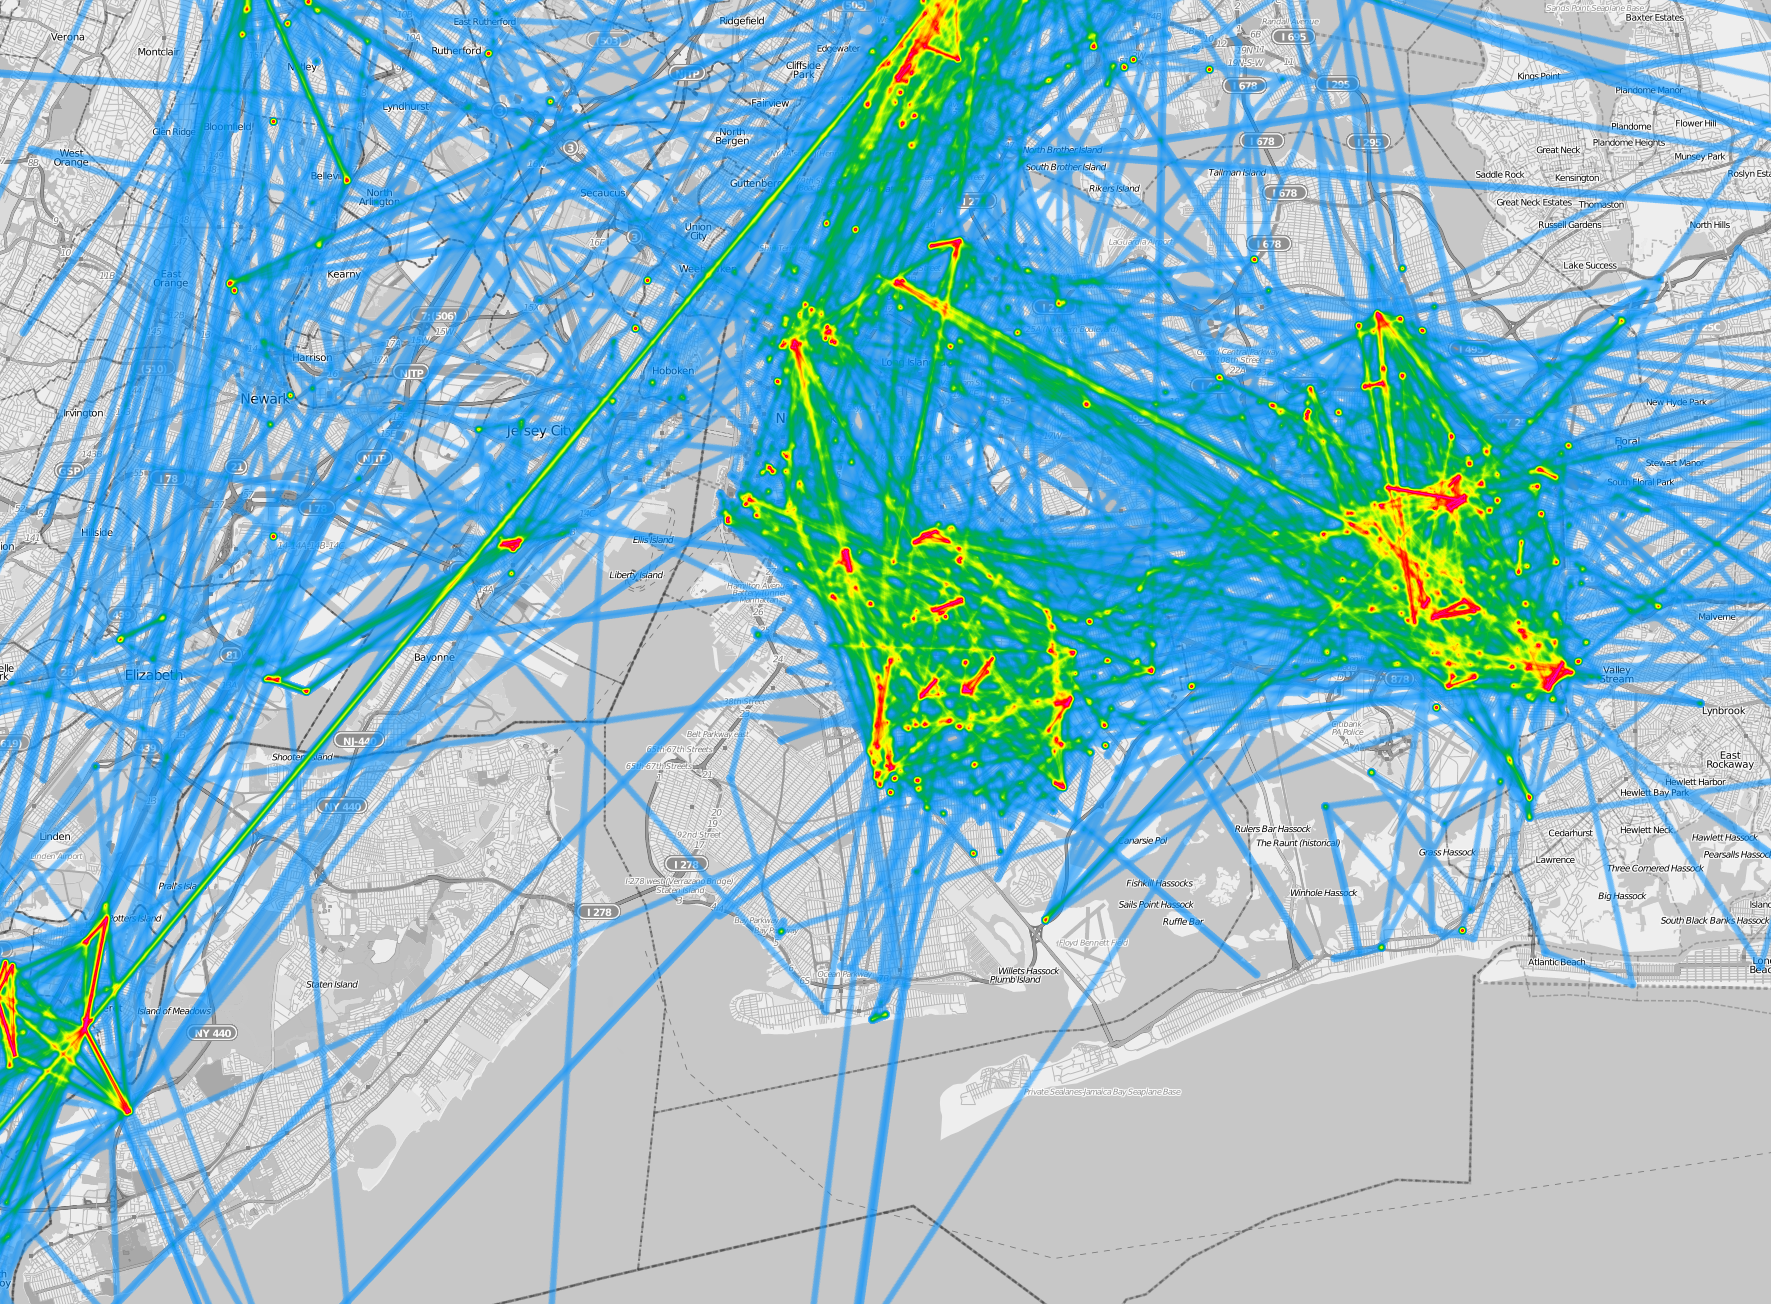

This figure's Python source:
#!/usr/bin/python
#
# heatmap.py - Generates heat map images and animations from geographic data
# Copyright 2010 Seth Golub
# http://www.sethoscope.net/heatmap/
#
# This program is free software: you can redistribute it and/or modify
# it under the terms of the GNU Affero General Public License as
# published by the Free Software Foundation, either version 3 of the
# License, or (at your option) any later version.
#
# This program is distributed in the hope that it will be useful,
# but WITHOUT ANY WARRANTY; without even the implied warranty of
# MERCHANTABILITY or FITNESS FOR A PARTICULAR PURPOSE.  See the
# GNU Affero General Public License for more details.
#
# You should have received a copy of the GNU Affero General Public License
# along with this program.  If not, see <http://www.gnu.org/licenses/>.

import sys
from math import log,tan,sqrt
from time import mktime,strptime
from xml import sax

version = '1.01'

class TrackLog:
  class Trkseg: # for GPX <trkseg> tags
    def __init__(self, points=None):
      self.points = points or []
    def __len__(self):
      return len(self.points)
    def __getitem__(self, i):
      return self.points[i]

  class Trkpt: # for GPX <trkpt> tags
    def __init__(self, lat, lon):
      self.lat = float(lat)
      self.lon = float(lon)
      self.coords = (self.lat, self.lon)
    def __str__(self):
      return '%f,%f' % (self.lat, self.lon)

  class _ParseHandler(sax.ContentHandler):
    def startDocument(self):
      self.tag_name_stack = []
      self.points = []
      self.segments = []

    def startElement(self, name, attrs):
      self.content = ''
      self.tag_name_stack.append(name)
      if name == 'trkpt':
        self.points.append(TrackLog.Trkpt(attrs['lat'], attrs['lon']))
        self.segments[-1].points.append(self.points[-1])
      elif name == 'trkseg':
        self.segments.append(TrackLog.Trkseg())

    def endElement(self, name):
      if self.content:
        if self.tag_name_stack[-1] == 'time' and self.tag_name_stack[-2] == 'trkpt':
          self.points[-1].time_str = self.content
          #self.content = self.content[:-1] + ' GMT' # Turn Z into GMT
          #self.points[-1].time = mktime(strptime(self.content, '%Y-%m-%dT%H:%M:%S %Z'))
          # adam
          self.points[-1].time = mktime(strptime(self.content, "%a, %d %b %Y %H:%M:%S +0000"))
      self.tag_name_stack.pop()
        
    def characters(self, content):
      self.content += content

  def __init__(self, filename):
    handler = TrackLog._ParseHandler()
    parser = sax.make_parser()
    parser.setContentHandler(handler)
    parser.parse(filename)
    self.points = handler.points
    self.segments = handler.segments
  def __len__(self):
    return len(self.points)
  def __getitem__(self, i):
    return self.points[i]

class Projection():
  def SetScale(self, pixels_per_degree):
    raise NotImplemented
  def Project(self, coords):
    raise NotImplemented
  def InverseProject(self, coords):   # Not all projections can support this.
    raise NotImplemented
  def AutoSetScale(self, bounding_box_ll, padding):
    if options.scale:
      # Here we assume the Earth is a sphere of radius 6378137m.
      # earth circumference @ equator is roughly 40075017 meters (in WGS-84)
      # so meters per degree longitude at equator =~ 111319.5
      pixels_per_degree = 111319.5 / options.scale   # px/deg = m/deg * px/m
    else:
      # We need to choose a scale at which the data's bounding box,
      # once projected onto the map, will fit in the specified height
      # and/or width.  The catch is that we can't project until we
      # have a scale, so what we'll do is set a provisional scale,
      # project the bounding box onto the map, then adjust the scale
      # appropriately.  This way we don't need to know anything about
      # the projection.
      #
      # Projection subclasses are free to override this method with
      # something simpler that just solves for scale given the lat/lon
      # and x/y bounds.
      SCALE_FACTOR = 1000000.0  # xy coordinates are ints, so we'll work large to minimize roundoff error.
      self.SetScale(SCALE_FACTOR)
      bounding_box_xy = bounding_box_ll.Map(self.Project)
      padding *= 2 # padding-per-edge -> padding-in-each-dimension
      if options.height:
        pixels_per_degree = pixels_per_lat = float(options.height - padding) / bounding_box_xy.SizeY() * SCALE_FACTOR
      if options.width:
        pixels_per_degree = float(options.width - padding) / bounding_box_xy.SizeX() * SCALE_FACTOR
        if options.height:
          pixels_per_degree = min(pixels_per_degree, pixels_per_lat)
    assert(pixels_per_degree > 0)
    self.SetScale(pixels_per_degree)
    printtime('Scale: %f' % (111319.5 / pixels_per_degree))

class EquirectangularProjection(Projection):  # Treats Lat/Lon as a square grid.
  # http://en.wikipedia.org/wiki/Equirectangular_projection
  def SetScale(self, pixels_per_degree):
    self.pixels_per_degree = pixels_per_degree
  def Project(self, (lat, lon)):
    x = int(lon * self.pixels_per_degree)
    y = -int(lat * self.pixels_per_degree)
    return (x, y)
  def InverseProject(self, (x,y)):
    lat = -y / self.pixels_per_degree
    lon = x / self.pixels_per_degree
    return (lat,lon)

# If someone wants to use pixel coordinates instead of Lat/Lon, we
# could add an XYProjection.  EquirectangularProjection would work,
# but would be upside-down.

class MercatorProjection(Projection):
  def SetScale(self, pixels_per_degree):
    self.pixels_per_degree = pixels_per_degree
    self.pixels_per_radian = pixels_per_degree * 57.295779513082323
  def Project(self, (lat, lon)):
    x = int(lon * self.pixels_per_degree)
    y = -int(self.pixels_per_radian * log(tan((0.78539816339744828 + 0.0087266462599716477 * lat))))  # -int(log(tan(pi/4 + pi/180 * lat / 2)))
    return (x, y)
  def InverseProject(self, (x,y)):
    import math
    lat = (360 / math.pi * math.atan(math.exp(-y / self.pixels_per_radian)) - 90)
    lon = x / self.pixels_per_degree
    return (lat,lon)

projections = {'equirectangular': EquirectangularProjection,
               'mercator': MercatorProjection,
               }
class BoundingBox():
  '''This can be used for x,y or lat,lon; ints or floats.  It doesn\'t
  care which dimension is which, except that SizeX() and SizeY() refer
  to the first and second coordinate, regardless of which one is width
  and which is height.  (For Lat/Lon, SizeX() returns North/South
  extent.  This is confusing, but the alternative is to make assumptions
  based on whether the type (int or float) of the coordinates, which has
  too much hidden magic, or to let the caller set it in the constructor.
  Instead we just require you to know what you\'re doing.  There\'s a
  similar opportunity for magic with the desire to count fenceposts
  rather than distance, and here too we ignore the issue and let the
  caller deal with it as needed.'''
  def __init__(self, corners=None, shapes=None, string=None):
    if corners:
      self.FromCorners(corners)
    elif shapes:
      self.FromShapes(shapes)
    elif string:
      (lat1,lon1,lat2,lon2) = [float(f) for f in string.split(',')]
      self.FromCorners(((lat1,lon1),(lat2,lon2)))
    else:
      raise ValueError('BoundingBox must be initialized')

  def __str__(self):
    return '%s,%s,%s,%s  (%sx%s)' % (self.minX, self.minY, self.maxX, self.maxY, self.SizeX(), self.SizeY())
  def Extent(self):
    return '%s,%s,%s,%s' % (self.minX, self.minY, self.maxX, self.maxY)
    
  def FromCorners(self, ((x1,y1),(x2,y2))):
    self.minX = min(x1,x2)
    self.minY = min(y1,y2)
    self.maxX = max(x1,x2)
    self.maxY = max(y1,y2)

  def FromShapes(self, shapes):
    try:
      first = shapes.pop(0)
    except StopIteration:  # no points
      return self.FromCorners(((0,0),(0,0)))
    self.minX = first.MinX()
    self.maxX = first.MaxX()
    self.minY = first.MinY()
    self.maxY = first.MaxY()
    for shape in shapes:
      self.minX = min(shape.MinX(), self.minX)
      self.maxX = max(shape.MaxX(), self.maxX)
      self.minY = min(shape.MinY(), self.minY)
      self.maxY = max(shape.MaxY(), self.maxY)

  def Corners(self):
    return ((self.minX, self.minY), (self.maxX, self.maxY))

  # We use "SixeX" and "SizeY" instead of Width and Height because we
  # use these both for XY and LatLon, and they're in opposite order.
  # Rather than have the object try to keep track, we just choose not
  # to need it.  In a strongly typed language, we'd could distinguish
  # between degrees and pixels.  We could do that here by overloading
  # floats and ints, but that would just be a different kind of
  # confusion and probably easier to make mistakes with.
  def SizeX(self):
    return self.maxX - self.minX

  def SizeY(self):
    return self.maxY - self.minY

  def Grow(self, pad):
    self.minX -= pad
    self.minY -= pad
    self.maxX += pad
    self.maxY += pad

  def ClipToSize(self, width=None, height=None, include_fenceposts=True):
    fencepost = include_fenceposts and 1 or 0
    if width:
      current_width = self.SizeX()
      self.maxX += int(float(1 + width - current_width - fencepost) / 2) # round up
      self.minX = self.maxX - width + fencepost

    if height:
      current_height = self.SizeY()
      self.maxY += int(float(1 + height - current_height - fencepost) / 2) # round up
      self.minY = self.maxY - height + fencepost

  def IsInside(self, (x,y)):
    return x >= self.minX and x <= self.maxX and y >= self.minY and y <= self.maxY

  def Map(self, func):
    '''Returns a new BoundingBox whose corners are a function of the
    corners of this one.  The expected use is to project a BoundingBox
    onto a map.  For example: bbox_xy = bbox_ll.Map(projector.Project)'''
    return BoundingBox(corners=(func((self.minX,self.minY)),
                                func((self.maxX,self.maxY))))

class Matrix:
  def __init__(self):
    self.data = {}  # sparse matrix, stored as {(x,y) : value}

  def Add(self, coord, val, adder=lambda x,y: x+y):
    if coord in self.data:
      self.data[coord] = adder(self.data[coord], val)
    else:
      self.data[coord] = val

  def Set(self, coord, val):
    self.data[coord] = val

  def iteritems(self):
    return self.data.iteritems()
  def Max(self):
    return max(self.data.values())
  def items(self):
    return self.data.items()

  def Get(self, coord):
    return self.data[coord]   # will throw KeyError for unset coord

  def BoundingBox(self):
    return(BoundingBox(iter=self.data.iterkeys()))

  def Map(self, func):
    '''Apply func to all data values in place'''
    for key in self.data.iterkeys():
      self.data[key] = func(self.data[key])

class AppendingMatrix(Matrix):
  def Add(self, coord, val):
    if coord in self.data:
      self.data[coord].append(val)
    else:
      self.data[coord] = [val]
  def Reduce(self, reducer):
    m = Matrix()
    for (coord, values) in self.iteritems():
      m.Set(coord, reducer(values))
    return m

class DiminishingReducer():
  def __init__(self, decay):
    '''This reducer returns a weighted sum of the values, where weight N is pow(decay,N).  This means the largest value counts fully, but additional values have diminishing contributions.  decay=0.0 makes the reduction equivalent to max(), which makes each data point visible, but says nothing about their relative magnitude.  decay=1.0 makes this like sum(), which makes the relative magnitude of the points more visible, but could make smaller values hard to see.  Experiment with values between 0 and 1.  Values outside that range will give weird results.'''
    self.decay = decay
  def Reduce(self, values):
    # It would be nice to do this on the fly, while accumulating data, but it needs to be insensitive to data order.
    weight = 1.0
    total = 0.0
    values.sort(reverse=True)
    for value in values:
      total += value * weight
      weight *= self.decay
    return total

class Point:
  def __init__(self, (x, y)):
    self.x = x
    self.y = y
  def __str__(self):
    return 'P(%s,%s)' % (self.x,self.y)
  def Distance(self, (x,y)):  # square distance, assumes square units -- convenient, but wrong
    return (((self.x - x) ** 2) + ((self.y - y) ** 2)) ** 0.5
  def MinX(self):
    return self.x
  def MaxX(self):
    return self.x
  def MinY(self):
    return self.y
  def MaxY(self):
    return self.y
  def Map(self, func):
    return Point(func((self.x, self.y)))
    
class LineSegment:
  def __init__(self, (x1, y1), (x2, y2)):
    self.x1 = x1
    self.x2 = x2
    self.y1 = y1
    self.y2 = y2
    self.length_squared = float((x2-x1)*(x2-x1) + (y2-y1)*(y2-y1))
  def __str__(self):
    return 'LineSegment((%s,%s), (%s,%s))' % (self.x1, self.y1, self.x2, self.y2)
  def MinX(self):
    return min(self.x1, self.x2)
  def MaxX(self):
    return max(self.x1, self.x2)
  def MinY(self):
    return min(self.y1, self.y2)
  def MaxY(self):
    return max(self.y1, self.y2)
  def Distance(self, (x,y)):
    # http://stackoverflow.com/questions/849211/shortest-distance-between-a-point-and-a-line-segment
    # http://www.topcoder.com/tc?d1=tutorials&d2=geometry1&module=Static#line_point_distance
    # http://local.wasp.uwa.edu.au/~pbourke/geometry/pointline/
    try:
      dx = (self.x2 - self.x1)
      dy = (self.y2 - self.y1)
      u = ((x - self.x1) * dx + (y - self.y1) * dy) / self.length_squared
      if u < 0:
        u = 0
      elif u > 1:
        u = 1
    except ZeroDivisionError:
      u = 0  # Our line is zero-length.  That's ok.
    dx = self.x1 + u * dx - x
    dy = self.y1 + u * dy - y
    return sqrt(dx*dx + dy*dy)
  def Map(self, func):
    xy1 = func((self.x1, self.y1))
    xy2 = func((self.x2, self.y2))
    # Quantizing can make both endpoints the same, turning the
    # LineSegment into an inefficient Point.  Better to replace it.
    if xy1 == xy2:
      return Point(xy1)
    else:
      return LineSegment(xy1, xy2)

class LinearKernel:
  '''Uses a linear falloff, essentially turning a point into a cone.'''
  def __init__(self, radius):
    self.radius = radius # in pixels
  def Heat(self, distance):
    if distance >= self.radius:
      return 0.0
    return 1.0 - (float(distance) / self.radius)

def AddData(shape, matrix, kernel):
  # We iterate over every point in a bounding box around the given
  # shape, with an extra margin given by the kernel's self-reported
  # maximum range.
  for x in range(shape.MinX() - kernel.radius, shape.MaxX() + kernel.radius + 1):
    for y in range(shape.MinY() - kernel.radius, shape.MaxY() + kernel.radius + 1):
      value = kernel.Heat(shape.Distance((x,y)))
      if value:
        matrix.Add((x,y), value)

def str2hsva(str):
  '''Turns #06688bbff into (102, 136, 187, 255); the first number is 3 digits!'''
  return (int(str[1:4], 16),
          int(str[4:6], 16),
          int(str[6:8], 16),
          int(str[8:10], 16))

class ColorMap:
  def __getitem__(self, i):
    return self.data[i]

  def FromHsvaRangeStrings(self, hsva_min_str, hsva_max_str):
    from colorsys import hsv_to_rgb
    hsva_min = [_8bitInt_to_float(x) for x in str2hsva(hsva_min_str)]
    hsva_max = [_8bitInt_to_float(x) for x in str2hsva(hsva_max_str)]
    hsva_range = map(lambda min,max: max-min, hsva_min,hsva_max) # more useful this way
    self.data = []
    for value in range(0,256):
      hsva = map(lambda range,min: value / 255.0 * range + min, hsva_range, hsva_min)
      hsva[0] = hsva[0] % 1 # in case hue is out of range
      rgba = tuple([int(x * 255) for x in hsv_to_rgb(*hsva[0:3]) + (hsva[3],)])
      self.data.append(rgba)
  
  def FromImage(self, img):
    assert img.mode == 'RGBA', 'Gradient image must be RGBA.  Yours is %s.' % img.mode
    maxY = img.size[1] - 1
    self.data = []
    for value in range(256):
      self.data.append(img.getpixel((0,maxY*(255-value)/255)))

def _blend_pixels(a, b):
  # a is RGBA, b is RGB; we could write this more generically, but why complicate things?
  alpha = a[3] / 255.0
  return tuple(map(lambda aa,bb: int(aa * alpha + bb * (1-alpha)), a[:3],b))

class ImageMaker():
  def __init__(self, colormap, background=None, background_image=None):
    '''Each argument to the constructor should be a 4-tuple of (hue,
    saturaton, value, alpha), one to use for minimum data values and
    one for maximum.  Each should be in [0,1], however because hue is
    circular, you may specify hue in any range and it will be shifted
    into [0,1] as needed.  This is so you can wrap around the color
    wheel in either direction.'''
    self.colormap = colormap
    self.background_image = background_image
    self.background = None
    if background and not background_image:
      from PIL import ImageColor
      self.background = ImageColor.getrgb(background)
    
  def SavePNG(self, matrix, filename, requested_width=None, requested_height=None, bounding_box=None):
    printtime('saving image')

    if not bounding_box:
      bounding_box = matrix.BoundingBox()
    bounding_box.ClipToSize(requested_width, requested_height)
    ((minX,minY), (maxX,maxY)) = bounding_box.Corners()
    width = maxX - minX + 1
    height = maxY - minY + 1
    
    from PIL import Image
    if self.background:
      img = Image.new('RGB', (width,height), self.background)
    else:
      img = Image.new('RGBA', (width,height))
      
    maxval = matrix.Max()
    pixels = img.load()

    # Iterating just over the non-zero data points is ideal when
    # plotting the whole image, but for generating tile sets, it might
    # make more sense for the caller to partition the points and pass in
    # a list of points to use for each image.  That way we only iterate
    # over the points once, rather than once per image.  That also gives
    # the caller an opportunity to do something better for tiles that
    # contain no data.
    for ((x,y), val) in matrix.iteritems():
      if bounding_box.IsInside((x,y)):
        # uniform background color
        if self.background:
          pixels[x - minX, y - minY] = _blend_pixels(self.colormap[int(255 * val / maxval)], self.background)
        else:
          pixels[x - minX, y - minY] = self.colormap[int(255 * val / maxval)]
    if self.background_image:
      img = Image.composite(img, self.background_image, img.split()[3])  # Is this really the best way?
    img.save(filename)


class ImageSeriesMaker():
  def __init__(self, colormap, background, background_image, filename_template, num_frames, total_points, width, height, bounding_box):
    self.image_maker = ImageMaker(colormap, background, background_image)
    self.filename_template = filename_template
    self.num_frames = num_frames
    self.frequency = float(num_frames) / total_points
    self.input_count = 0
    self.frame_count = 0
    self.width = width
    self.height = height
    self.bounding_box = bounding_box
  def MaybeSaveImage(self, matrix):
    self.input_count += 1
    x = self.input_count * self.frequency   # frequency <= 1
    if x - int(x) < self.frequency:
      self.frame_count += 1
      printtime('Frame %d of %d' % (self.frame_count, self.num_frames))
      matrix = Finalize(matrix)
      self.image_maker.SavePNG(matrix, self.filename_template % self.frame_count,
                               self.width, self.height, self.bounding_box)

def _GetOSMImage(bbox, zoom):
  # Just a wrapper for osm.createOSMImage to translate coordinate schemes
  try:
    from osmviz.manager import PILImageManager, OSMManager
    osm = OSMManager(image_manager=PILImageManager('RGB'))
    ((lat1,lon1),(lat2,lon2)) = bbox.Corners()
    image,bounds = osm.createOSMImage((lat1,lat2,lon1,lon2), zoom)
    (lat1,lat2,lon1,lon2) = bounds
    return image, BoundingBox(corners=((lat1,lon1),(lat2,lon2)))
  except ImportError, e:
    sys.stderr.write("\nImportError: %s.\n"
                     "The --osm option depends on the osmviz module, available from\n"
                     "http://cbick.github.com/osmviz/\n\n" % str(e))
    sys.exit(1)

  
def _ScaleForOSMZoom(zoom):
  return 256 * pow(2,zoom) / 360.0

def ChooseOSMZoom(bbox_ll, padding):
  # Since we know we're only going to do this with Mercator, we could do
  # a bit more math and solve this directly, but as a first pass method,
  # we instead project the bounding box into pixel-land at a high zoom
  # level, then see the power of two we're off by.
  if options.zoom:
    return options.zoom
  crazy_zoom_level = 30
  proj = MercatorProjection()
  scale = _ScaleForOSMZoom(crazy_zoom_level)
  proj.SetScale(scale)
  printtime('Scale: %f' % (111319.5 / scale))
  bbox_crazy_xy = bbox_ll.Map(proj.Project)
  if options.width:
    size_ratio = width_ratio = float(bbox_crazy_xy.SizeX()) / (options.width - 2*padding)
  if options.height:
    size_ratio = float(bbox_crazy_xy.SizeY()) / (options.height - 2*padding)
    if options.width:
      size_ratio = max(size_ratio, width_ratio)
  # TODO: We use --height and --width as upper bounds, choosing a zoom
  # level that lets our image be no larger than the specified size.
  # It might be desirable to use them as lower bounds or to get as close
  # as possible, whether larger or smaller (where "close" probably means
  # in pixels, not scale factors).
  # TODO: This is off by a little bit at small scales.
  zoom = int(crazy_zoom_level - log(size_ratio, 2))
  if options.verbose:
    print 'Choosing OSM zoom level %d' % zoom
  return zoom

def GetOSMBackground(bbox_ll, padding):
  zoom = ChooseOSMZoom(bbox_ll, padding)
  proj = MercatorProjection()
  proj.SetScale(_ScaleForOSMZoom(zoom))
  bbox_xy = bbox_ll.Map(proj.Project)
  bbox_xy.Grow(padding)  # We're not checking that the padding fits within the specified size.
  bbox_ll = bbox_xy.Map(proj.InverseProject)
  image, img_bbox_ll = _GetOSMImage(bbox_ll, zoom)
  img_bbox_xy = img_bbox_ll.Map(proj.Project)

  # TODO: this crops to our data extent, which means we're not making
  # an image of the requested dimensions.  Perhaps we should let the
  # user specify whether to treat the requested size as min,max,exact.
  (x_offset, y_offset) = map(lambda a,b: a-b, bbox_xy.Corners()[0], img_bbox_xy.Corners()[0])
  x_size = bbox_xy.SizeX()+1
  y_size = bbox_xy.SizeY()+1
  image = image.crop((x_offset,
                      y_offset,
                      x_offset + x_size,
                      y_offset + y_size))
  # adam convert map  to BW
  image = image.convert('L')
  image = image.convert('RGB')
  return image, bbox_ll, proj


import time
t0 = time.time()
def printtime(str):
  if options.verbose:
    print '%10.3f sec\t // %s' % (time.time() - t0, str)

def _8bitInt_to_float(i):
  '''Primirily for scaling numbers from [0,255] to [0,1.0].  It will
  also work on numbers outside that range, but with some skew: every
  256th place is ignored so that people writing in hex can write 1XX
  in order to get 1.0 + _8bitInt_to_float(XX).  This is mathematically
  incorrect, but rather convenient.  The only time anyone will give a
  number outside [0,255] is on the command line, using strings like
  #120ffffff, where a non-zero first digit lets hue wrap around the
  color wheel the opposite way.  ff would otherwise be equivalent to
  1fe, not 1ff.'''
  return float(i - int(i/256)) / 255

def Finalize(matrix):
  printtime('combining coincident points')
  dr=DiminishingReducer(options.decay)
  matrix = matrix.Reduce(dr.Reduce)
  return matrix

def ProcessShapes(shapes, projection, hook=None):
  printtime('processing data')
  matrix = AppendingMatrix()
  kernel = LinearKernel(options.radius)
  for shape in shapes:
    AddData(shape.Map(projection.Project), matrix, kernel)
    if hook:
      hook(matrix)
  return matrix


def setup_options():
  # handy for other programs that use this as a module
  from optparse import OptionParser
  optparser = OptionParser()
  optparser.add_option('-g', '--gpx', metavar='FILE')
  optparser.add_option('-p', '--points', metavar='FILE', help='File containing one space-separated coordinate pair per line')

  optparser.add_option('-s', '--scale', metavar='FLOAT', type='float', help='meters per pixel, approximate'),
  optparser.add_option('-W', '--width', metavar='INT', type='int', help='width of output image'),
  optparser.add_option('-H', '--height', metavar='INT', type='int', help='height of output image'),
  optparser.add_option('-P', '--projection', metavar='NAME', type='choice', choices=projections.keys(), default='mercator', help='choices: ' + ', '.join(projections.keys()) + '; default: %default')
  optparser.add_option('-e', '--extent', metavar='RANGE', help='Clip results to RANGE, which is specified as lat1,lon1,lat2,lon2; (for square mercator: -85.0511,-180,85.0511,180)')
  optparser.add_option('-R', '--margin', metavar='INT', type='int', default=0, help='Try to keep data at least this many pixels away from image border.')
  optparser.add_option('-r', '--radius', metavar='INT', type='int', default=15, help='pixel radius of point blobs; default: %default')
  optparser.add_option('-d', '--decay', metavar='FLOAT', type='float', default=0.95, help='float in [0,1]; Larger values give more weight to data magnitude.  Smaller values are more democratic.  default: %default')

  optparser.add_option('-S', '--save', metavar='FILE', help='save processed data to FILE')
  optparser.add_option('-L', '--load', metavar='FILE', help='load processed data from FILE')

  optparser.add_option('-o', '--output', metavar='FILE', help='name of output file (image or video)')
  optparser.add_option('-a', '--animate', action='store_true', help='Make an animation instead of a static image')
  optparser.add_option('-f', '--frames', type='int', default=30, help='number of frames for animation; default: %default')
  optparser.add_option('-F', '--ffmpegopts', metavar='STR', help='extra options to pass to ffmpeg when making an animation')
  optparser.add_option('-K', '--keepframes', action='store_true', help='keep intermediate images after creating an animation')
  optparser.add_option('-b', '--background', metavar='COLOR', help='composite onto this background (color name or #rrggbb)')
  optparser.add_option('-I', '--background_image', metavar='FILE', help='composite onto this image')
  optparser.add_option('-B', '--background_brightness', type='float', metavar='NUM', help='Multiply each pixel in background image by this.')
  optparser.add_option('-m', '--hsva_min', metavar='HEX', default='#000ffff00', help='#hhhssvvaa hex for minimum data values; default: %default')
  optparser.add_option('-M', '--hsva_max', metavar='HEX', default='#02affffff', help='#hhhssvvaa hex for maximum data values; default: %default')
  optparser.add_option('-G', '--gradient', metavar='FILE', help='Take color gradient from this the first column of pixels in this image.  Overrides -m and -M.')

  optparser.add_option('', '--osm', action='store_true', help='Composite onto OpenStreetMap tiles')
  optparser.add_option('-z', '--zoom', type='int', help='Zoom level for OSM; 0 (the default) means autozoom')
  optparser.add_option('-v', '--verbose', action='store_true')
  optparser.add_option('-V', '--version', action='store_true')
  return optparser

# Note to self: -m #0aa80ff00 -M #120ffffff is nice.

def main():
  optparser = setup_options()
  (options, args) = optparser.parse_args()
  globals()['options'] = options

  if options.version:
    print '%s version %s' % (sys.argv[0], version)
    sys.exit(0)

  if not ((options.points or options.gpx or options.load) and (options.output or options.save)):
    sys.stderr.write("You must specify one input (-g -p -L) and at least one output (-o or -S).\n")
    sys.exit(1)

  if (options.gpx or options.points) and not ((options.width or options.height or options.scale or options.background_image)
                                             or (options.osm and options.zoom)):
    sys.stderr.write("With --gpx or --points, you must also specify at least one of --width, --height,\n --scale, or --background_image, or both --osm and --zoom.\n")
    sys.exit(1)

  if options.output:
    colormap = ColorMap()
    if options.gradient:
      from PIL import Image
      colormap.FromImage(Image.open(options.gradient))
    else:
      colormap.FromHsvaRangeStrings(options.hsva_min, options.hsva_max)

  matrix = None  # make the result available for load & save
  if options.load:
    printtime('loading data')
    process_data = False
    import cPickle as pickle
    matrix = pickle.load(open(options.load))
  else:
    process_data = True
    if options.gpx:
      printtime('reading GPX track')
      track = TrackLog(options.gpx)
      if options.verbose:
        printtime('track length: %d points in %d segments' % (len(track), len(track.segments)))
      shapes = []
      for trkseg in track.segments:
        for i,p1 in enumerate(trkseg[:-1]):
          p2=trkseg[i+1]
          # We'll end up projecting every point twice, but this is the least of our performance problems.
          shapes.append(LineSegment(p1.coords, p2.coords))
    else:
      printtime('reading points')
      shapes = []
      f = open(options.points)
      for line in f:
        (lat,lon) = [float(x) for x in line.split()]
        shapes.append(Point((lat,lon)))
      if options.verbose:
        printtime('read %d points' % len(shapes))
      f.close()

  printtime('Determining scale and scope')

  bounding_box_ll = None
  bounding_box_xy_padding = options.margin
  projection = None
  if options.extent:
    bounding_box_ll = BoundingBox(string=options.extent)
    # TODO: (speed optimization) we should compute a bounding box that
    # includes an extra kernel radius and use it to discard points that
    # are too far outside the extent to affect the output.
  elif options.load:
    projection = matrix.projection
    bounding_box_ll = matrix.BoundingBox().Map(projection.InverseProject)
  else:
    bounding_box_ll = BoundingBox(shapes=shapes)
    bounding_box_xy_padding += options.radius   # Make room for the spread

  background_image = None
  if options.background_image:
    from PIL import Image
    background_image = Image.open(options.background_image)
    (options.width, options.height) = background_image.size
  elif options.osm:
    background_image, bounding_box_ll, projection = GetOSMBackground(bounding_box_ll,
                                                                     bounding_box_xy_padding)
    (options.width, options.height) = background_image.size
    bounding_box_xy_padding = 0  # already baked in

  if options.background_brightness:
    background_image = background_image.point(lambda x: x * options.background_brightness)

  if not projection:
    projection = projections[options.projection]()
    projection.AutoSetScale(bounding_box_ll, bounding_box_xy_padding)
  bounding_box_xy = bounding_box_ll.Map(projection.Project)
  bounding_box_xy.Grow(bounding_box_xy_padding)
  if not options.extent and options.verbose:
    actual_bounding_box_ll = bounding_box_xy.Map(projection.InverseProject)
    printtime('Map extent: %s' % actual_bounding_box_ll.Extent())

  if process_data:
    if options.animate:
      import tempfile, os.path, shutil, subprocess
      tmpdir = tempfile.mkdtemp()
      if options.verbose:
        print 'Putting animation frames in %s' % tmpdir
      imgfile_template = os.path.join(tmpdir, 'frame-%05d.png')
      maker = ImageSeriesMaker(colormap, options.background, background_image, imgfile_template,
                               min(options.frames, len(shapes)), len(shapes), options.width, options.height, bounding_box_xy)
      hook = maker.MaybeSaveImage
      matrix = ProcessShapes(shapes, projection, hook)
      if maker.frame_count < options.frames:
        hook(matrix) # one last one
      printtime('Encoding video')
      command = ['ffmpeg',  '-r', '1', '-i', imgfile_template]
      if options.ffmpegopts:
        command.extend(options.ffmpegopts.split()) # I hope they don't have spaces in their arguments
      command.append(options.output)
      print "### calling: " + str(command)

      subprocess.call(command)

      if not options.keepframes:
        shutil.rmtree(tmpdir)
      else:
        print 'The animation frames have been left in %s .' % tmpdir
    else:
      matrix = ProcessShapes(shapes, projection)
      matrix = Finalize(matrix)
  if options.output and not options.animate:
    ImageMaker(colormap, options.background, background_image).SavePNG(matrix, options.output, options.width, options.height, bounding_box_xy)

  if options.save:
    printtime('saving data')
    import cPickle as pickle
    matrix.projection = projection
    pickle.dump(matrix, open(options.save, 'w'), 2)

  printtime('end')

if __name__ == '__main__':
  main()

